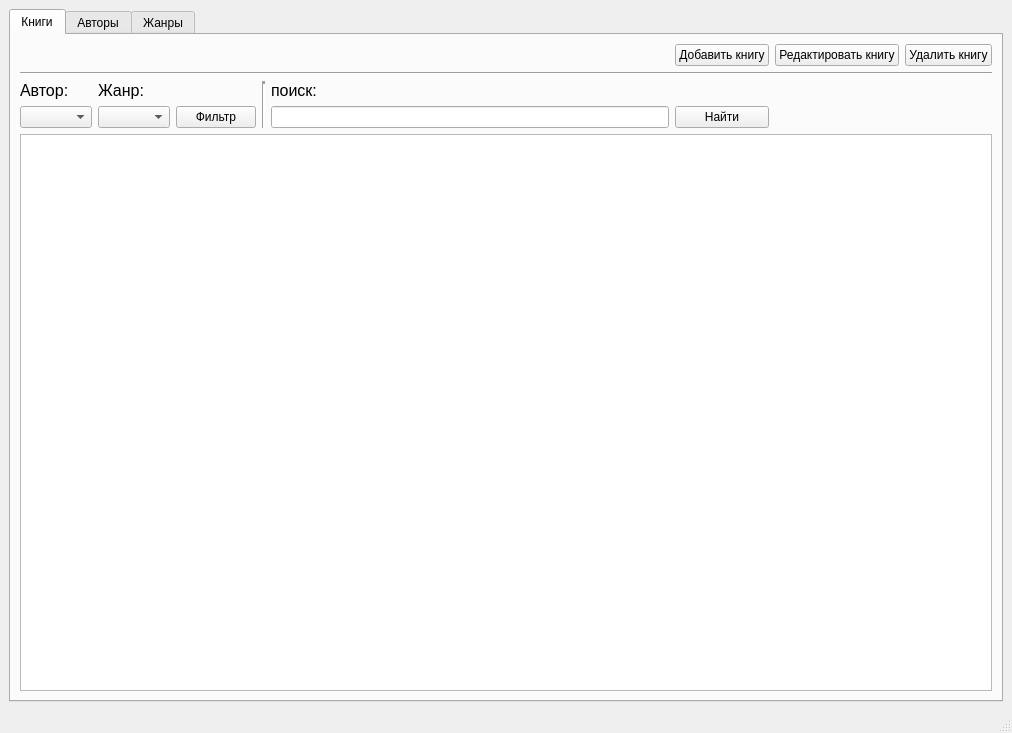
<?xml version="1.0" encoding="UTF-8"?>
<ui version="4.0">
 <class>MainWindow</class>
 <widget class="QMainWindow" name="MainWindow">
  <property name="geometry">
   <rect>
    <x>0</x>
    <y>0</y>
    <width>1012</width>
    <height>733</height>
   </rect>
  </property>
  <property name="windowTitle">
   <string>Библиотека</string>
  </property>
  <widget class="QWidget" name="centralwidget">
   <layout class="QGridLayout" name="gridLayout">
    <item row="0" column="0">
     <widget class="QTabWidget" name="tabWidget">
      <property name="currentIndex">
       <number>0</number>
      </property>
      <widget class="QWidget" name="tab">
       <attribute name="title">
        <string>Книги</string>
       </attribute>
       <layout class="QGridLayout" name="gridLayout_2" columnminimumwidth="2,2,2,0,3,1,0,0">
        <item row="0" column="7">
         <widget class="QPushButton" name="pushButton_11">
          <property name="text">
           <string>Удалить книгу</string>
          </property>
         </widget>
        </item>
        <item row="0" column="6">
         <widget class="QPushButton" name="pushButton_10">
          <property name="text">
           <string>Редактировать книгу</string>
          </property>
         </widget>
        </item>
        <item row="0" column="5">
         <widget class="QPushButton" name="pushButton_9">
          <property name="text">
           <string>Добавить книгу</string>
          </property>
         </widget>
        </item>
        <item row="3" column="5">
         <widget class="QPushButton" name="pushButton_2">
          <property name="text">
           <string>Найти</string>
          </property>
         </widget>
        </item>
        <item row="4" column="0" colspan="8">
         <widget class="QTableWidget" name="tableB">
          <attribute name="verticalHeaderVisible">
           <bool>false</bool>
          </attribute>
         </widget>
        </item>
        <item row="3" column="2">
         <widget class="QPushButton" name="pushButton">
          <property name="text">
           <string>Фильтр</string>
          </property>
         </widget>
        </item>
        <item row="3" column="0">
         <widget class="QComboBox" name="comboBox"/>
        </item>
        <item row="2" column="4">
         <widget class="QLabel" name="label_3">
          <property name="font">
           <font>
            <pointsize>12</pointsize>
           </font>
          </property>
          <property name="text">
           <string>поиск:</string>
          </property>
         </widget>
        </item>
        <item row="3" column="1">
         <widget class="QComboBox" name="comboBox_2"/>
        </item>
        <item row="3" column="4">
         <widget class="QLineEdit" name="lineEdit"/>
        </item>
        <item row="2" column="0">
         <widget class="QLabel" name="label">
          <property name="font">
           <font>
            <pointsize>12</pointsize>
           </font>
          </property>
          <property name="text">
           <string>Автор:</string>
          </property>
         </widget>
        </item>
        <item row="2" column="1">
         <widget class="QLabel" name="label_2">
          <property name="font">
           <font>
            <pointsize>12</pointsize>
           </font>
          </property>
          <property name="text">
           <string>Жанр:</string>
          </property>
         </widget>
        </item>
        <item row="2" column="3" rowspan="2">
         <widget class="Line" name="line">
          <property name="lineWidth">
           <number>3</number>
          </property>
          <property name="orientation">
           <enum>Qt::Vertical</enum>
          </property>
         </widget>
        </item>
        <item row="1" column="0" colspan="8">
         <widget class="Line" name="line_2">
          <property name="orientation">
           <enum>Qt::Horizontal</enum>
          </property>
         </widget>
        </item>
       </layout>
      </widget>
      <widget class="QWidget" name="tab_2">
       <attribute name="title">
        <string>Авторы</string>
       </attribute>
       <layout class="QGridLayout" name="gridLayout_3">
        <item row="0" column="0">
         <widget class="QPushButton" name="pushButton_6">
          <property name="text">
           <string>Добавить автора</string>
          </property>
         </widget>
        </item>
        <item row="0" column="1">
         <widget class="QPushButton" name="pushButton_7">
          <property name="text">
           <string>Редактировать автора</string>
          </property>
         </widget>
        </item>
        <item row="0" column="2">
         <widget class="QPushButton" name="pushButton_8">
          <property name="text">
           <string>Удалить автора</string>
          </property>
         </widget>
        </item>
        <item row="1" column="0" colspan="3">
         <widget class="QTableWidget" name="tableA">
          <attribute name="verticalHeaderVisible">
           <bool>false</bool>
          </attribute>
         </widget>
        </item>
       </layout>
      </widget>
      <widget class="QWidget" name="tab_3">
       <attribute name="title">
        <string>Жанры</string>
       </attribute>
       <layout class="QGridLayout" name="gridLayout_4">
        <item row="0" column="1">
         <widget class="QPushButton" name="pushButton_4">
          <property name="text">
           <string>Редактировать жанр</string>
          </property>
         </widget>
        </item>
        <item row="0" column="0">
         <widget class="QPushButton" name="pushButton_3">
          <property name="text">
           <string>Добавить жанр</string>
          </property>
         </widget>
        </item>
        <item row="0" column="2">
         <widget class="QPushButton" name="pushButton_5">
          <property name="text">
           <string>Удалить жанр</string>
          </property>
         </widget>
        </item>
        <item row="1" column="0" colspan="3">
         <widget class="QTableWidget" name="tableG">
          <attribute name="verticalHeaderVisible">
           <bool>false</bool>
          </attribute>
         </widget>
        </item>
       </layout>
      </widget>
     </widget>
    </item>
   </layout>
  </widget>
  <widget class="QMenuBar" name="menubar">
   <property name="geometry">
    <rect>
     <x>0</x>
     <y>0</y>
     <width>1012</width>
     <height>21</height>
    </rect>
   </property>
  </widget>
  <widget class="QStatusBar" name="statusbar"/>
 </widget>
 <resources/>
 <connections/>
</ui>
